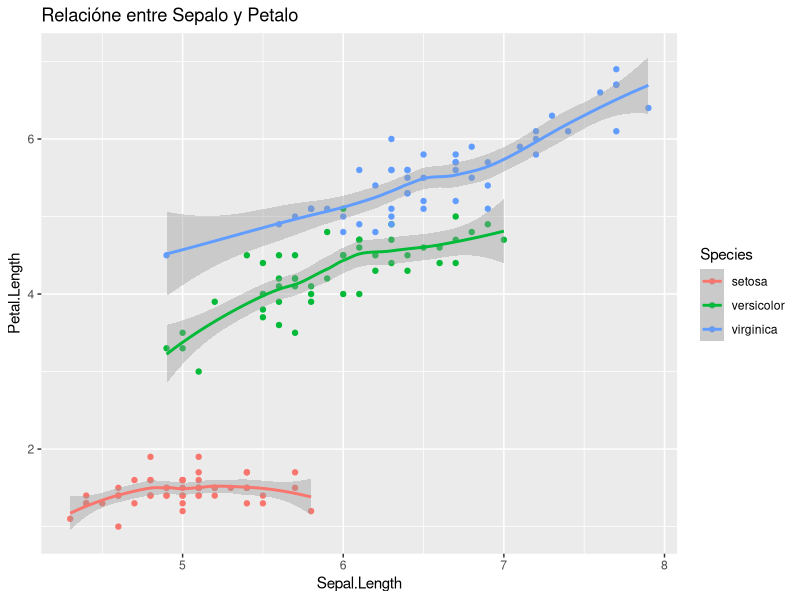
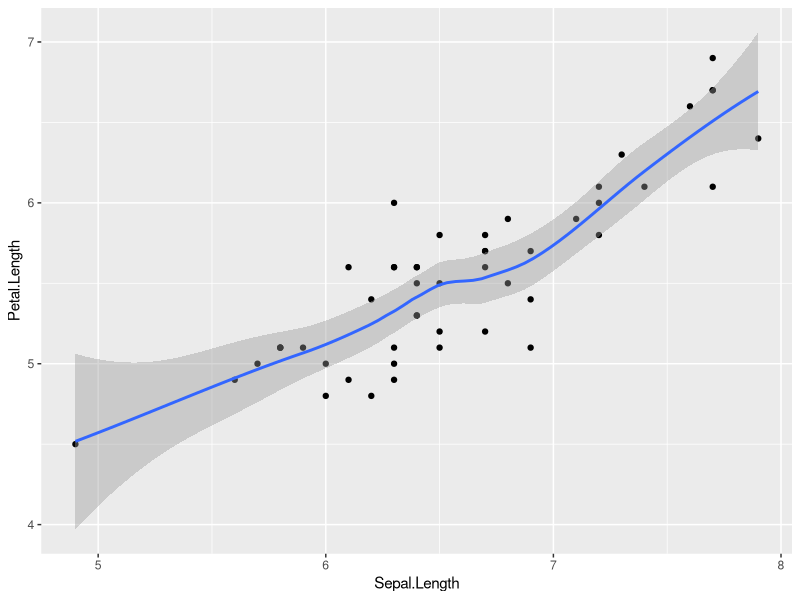

Here is the R script that generated these plots, in order:
## ---- chunk 1
knitr::opts_chunk$set(echo = TRUE)
## ---- chunk 2
library(tidyverse)
library(skimr)
## ---- chunk 3
iris
## ---- chunk 4
iris%>%
  glimpse() 
## ---- chunk 5
glimpse(iris)
## ---- chunk 6
iris%>%
  skim() # con esta función se logro entender la naturaleza de los datos.
## ---- chunk 7
cor(iris[,-5])
## ---- chunk 8
iris%>%
  ggplot(aes(Sepal.Length ,Petal.Length,color=Species))+ # este comando se uiliza para diseñar las gráficas
  geom_point()+ # hacer gráfico de puntos 
  geom_smooth() + # mostrar tendencia 
  labs(title = "Relacióne entre Sepalo y Petalo")
## ---- chunk 9
for (i in iris$Species){
  print(i)
}
## ---- chunk 10
for (i in iris){
  i = mean(iris$Sepal.Length)
  print(i)
}
## ---- chunk 11
trae_promedio<-function(especie){
  iris%>%
    filter(Species==especie)%>%
    group_by(Species)%>%
    summarize(Promedio=mean(Sepal.Length))
}
## ---- chunk 12
iris%>%
  count(Species,sort = TRUE)
## ---- chunk 13
trae_promedio('virginica')
## ---- chunk 14
trae_media<-function(especie){
  iris%>%
    filter(Species==especie)%>%
    ggplot(aes(Sepal.Length,Petal.Length))+
    geom_point()+
    geom_smooth()
}
## ---- chunk 15
trae_media('virginica')
## ---- chunk 16

a<-1:10
b<-1:10

res<-numeric(length = length(a))

for(i in seq_along(a)){
  res[i]<-a[i] + b[i]
}   

res
## ---- chunk 17
Sepalo<-iris$Sepal.Length
Petalo<-iris$Petal.Length
proporcion<-numeric(length = length(Sepalo))

for(i in seq_along(Sepalo)){
  proporcion[i]<-round((Sepalo[i]/Petalo[i])*100,2)
}
proporcion
## ---- chunk 18
x<-2
if(x>3){
  print("Es mayor a tres")
} else {
  print("Es menor a tres")
}
## ---- chunk 19
x<-1:10
for(i in x){
  if(i>5){
    print(paste0(i," Es mayor a 5"))
  }else{
    print(paste0(i," Es menor a 5"))
  }
}
